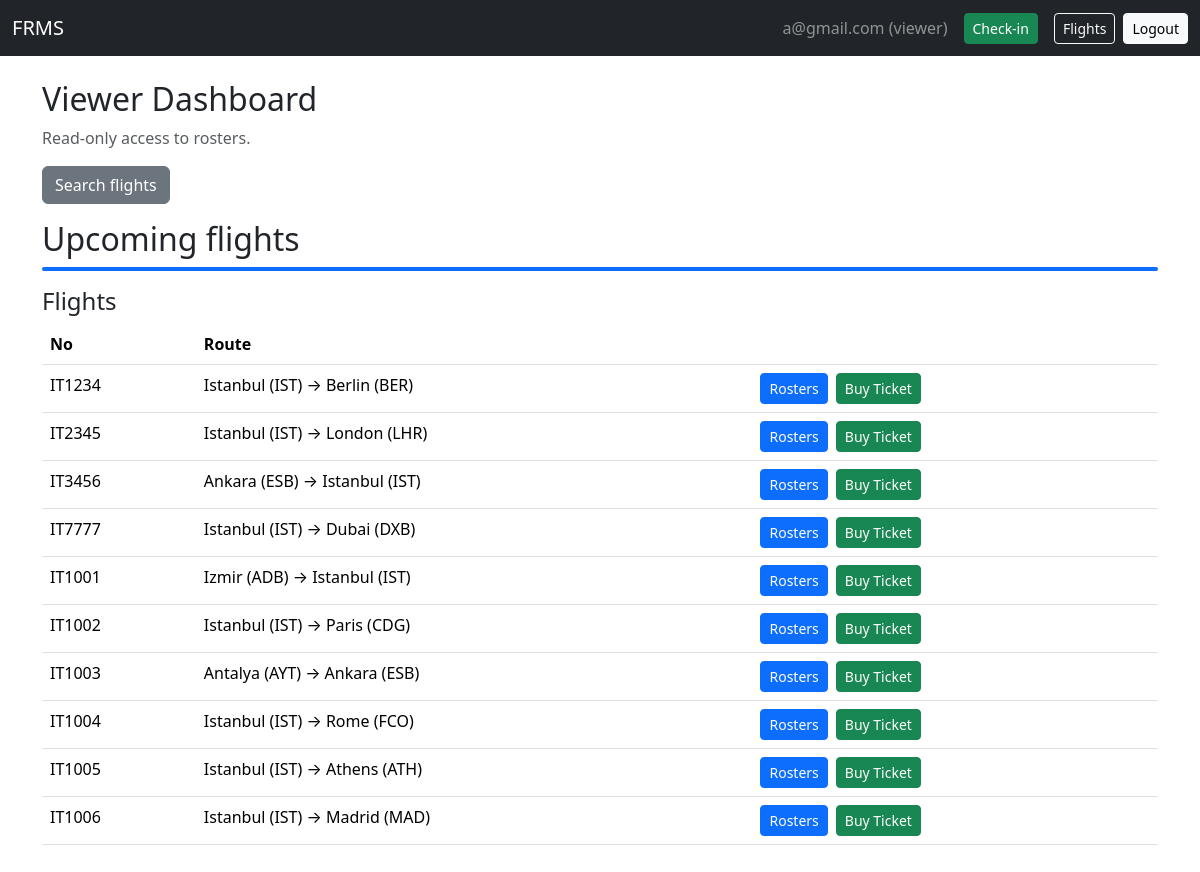
/dashboard (signed in), run on the app's committed database.
### tables this page shows
CREATE TABLE users (
            id INTEGER PRIMARY KEY AUTOINCREMENT,
            email TEXT UNIQUE NOT NULL,
            password_hash TEXT NOT NULL,
            role TEXT NOT NULL DEFAULT 'viewer'
        );

CREATE TABLE flights (
            id INTEGER PRIMARY KEY AUTOINCREMENT,
            flight_no TEXT UNIQUE NOT NULL,
            date_time TEXT NOT NULL,
            duration_minutes INTEGER,
            distance_km INTEGER,
            source TEXT,
            destination TEXT,
            vehicle_type TEXT,
            shared_flight_no TEXT,
            shared_company TEXT
        );

### app.py (the view)
@app.route("/dashboard")
@login_required()
def dashboard():
    user = current_user()
    db = get_db()
    flights = db.execute("SELECT * FROM flights ORDER BY date_time ASC LIMIT 10").fetchall()
    if user["role"] == "admin":
        uc = db.execute("SELECT COUNT(*) as c FROM users").fetchone()["c"]
        rc = db.execute("SELECT COUNT(*) as c FROM rosters").fetchone()["c"]
        return render_template("dashboard_admin.html", user=user, flights=flights, user_count=uc, roster_count=rc)
    elif user["role"] == "operator":
        return render_template("dashboard_operator.html", user=user, flights=flights)
    return render_template("dashboard_viewer.html", user=user, flights=flights)

### app.py (called while the page is built)
def get_db():
    if "db" not in g:
        g.db = sqlite3.connect(DATABASE)
        g.db.row_factory = sqlite3.Row
    return g.db

def current_user():
    if "user_id" not in session: return None
    return get_db().execute("SELECT * FROM users WHERE id = ?", (session["user_id"],)).fetchone()

def login_required(role=None):
    from functools import wraps
    def decorator(func):
        @wraps(func)
        def wrapper(*args, **kwargs):
            user = current_user()
            if user is None:
                flash("Please log in first.", "warning")
                return redirect(url_for("login", next=request.path))
            if role and user["role"] != role:
                flash("Unauthorized.", "danger")
                return redirect(url_for("dashboard"))
            return func(*args, **kwargs)
        return wrapper
    return decorator

### templates/dashboard_viewer.html
{% extends "base.html" %}
{% block content %}
<h2>Viewer Dashboard</h2>
<p class="text-muted">Read-only access to rosters.</p>
<a class="btn btn-secondary mb-3" href="{{ url_for('flight_search') }}">Search flights</a>
<h2>Upcoming flights</h2>
<div class="bg-primary mb-3" style="height: 4px; border-radius: 2px;"></div>
{% include "flight_results.html" with context %}
{% endblock %}

### templates/base.html (shortened to what this page needs)
<!doctype html>
<html lang="en">
<head>
  <link href="https://cdn.jsdelivr.net/npm/bootstrap@5.3.2/dist/css/bootstrap.min.css" rel="stylesheet">
</head>
<body>
  <nav class="navbar navbar-expand-lg navbar-dark bg-dark mb-4">
    <div class="container-fluid">
      <a class="navbar-brand" href="{{ url_for('home') }}">FRMS</a>
      <div class="d-flex align-items-center">
        {% if user %}
        <span class="navbar-text me-3 text-white-50">{{ user['email'] }} ({{ user['role'] }})</span>
        <a class="btn btn-success btn-sm me-3" href="{{ url_for('checkin') }}">Check-in</a>
        <a class="btn btn-outline-light btn-sm me-2" href="{{ url_for('flight_search') }}">Flights</a>
        <a class="btn btn-light btn-sm" href="{{ url_for('logout') }}">Logout</a>
        {% else %}
        <a class="btn btn-outline-light btn-sm me-2" href="{{ url_for('login') }}">Login</a>
        <a class="btn btn-light btn-sm" href="{{ url_for('register') }}">Register</a>
        {% endif %}
      </div>
    </div>
  </nav>
  <div class="container mb-5">
    {% block content %}{% endblock %}
  </div>
</body>
</html>

### templates/flight_results.html
<h4>Flights</h4>
<table class="table">
  <tr>
    <th>No</th>
    <th>Route</th>
    <th></th>
  </tr>
  {% for f in flights %}
  <tr>
    <td>{{ f.flight_no }}</td>
    <td>{{ f.source }} &rarr; {{ f.destination }}</td>
    <td>
      <div class="d-flex gap-2">
        <a class="btn btn-primary btn-sm" href="{{ url_for('list_saved_rosters', flight_no=f.flight_no) }}">
          Rosters
        </a>
        <a class="btn btn-success btn-sm" href="{{ url_for('book_flight', flight_no=f.flight_no) }}">
          Buy Ticket
        </a>
      </div>
    </td>
  </tr>
  {% endfor %}
</table>

### data on the page
users: email "a@gmail.com", role "viewer"
flights: flight_no "IT1234", source "Istanbul (IST)", destination "Berlin (BER)"
flights: flight_no "IT2345", source "Istanbul (IST)", destination "London (LHR)"
flights: flight_no "IT3456", source "Ankara (ESB)", destination "Istanbul (IST)"
flights: flight_no "IT7777", source "Istanbul (IST)", destination "Dubai (DXB)"
flights: flight_no "IT1001", source "Izmir (ADB)", destination "Istanbul (IST)"
flights: flight_no "IT1002", source "Istanbul (IST)", destination "Paris (CDG)"
flights: flight_no "IT1003", source "Antalya (AYT)", destination "Ankara (ESB)"
flights: flight_no "IT1004", source "Istanbul (IST)", destination "Rome (FCO)"
flights: flight_no "IT1005", source "Istanbul (IST)", destination "Athens (ATH)"
flights: flight_no "IT1006", source "Istanbul (IST)", destination "Madrid (MAD)"
